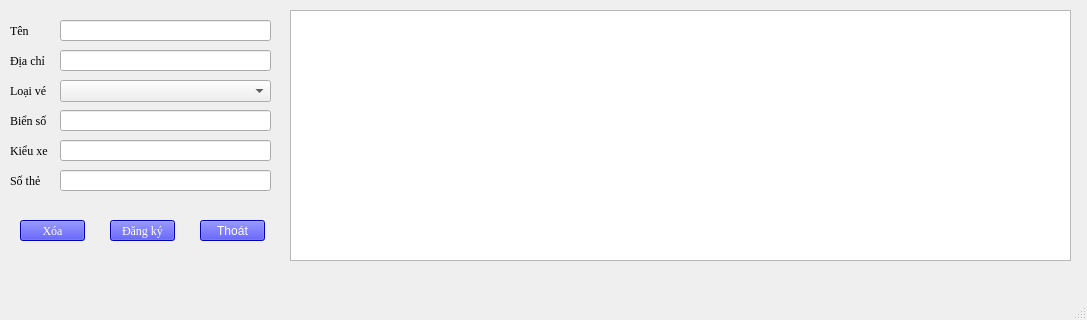
<?xml version="1.0" encoding="UTF-8"?>
<ui version="4.0">
 <class>form_sql_dangky</class>
 <widget class="QMainWindow" name="form_sql_dangky">
  <property name="geometry">
   <rect>
    <x>0</x>
    <y>0</y>
    <width>1087</width>
    <height>320</height>
   </rect>
  </property>
  <property name="font">
   <font>
    <family>Times New Roman</family>
   </font>
  </property>
  <property name="windowTitle">
   <string>Dữ liệu đăng ký</string>
  </property>
  <widget class="QWidget" name="centralwidget">
   <widget class="QPushButton" name="btn_sql_dangky_exit">
    <property name="geometry">
     <rect>
      <x>200</x>
      <y>220</y>
      <width>65</width>
      <height>21</height>
     </rect>
    </property>
    <property name="sizePolicy">
     <sizepolicy hsizetype="Preferred" vsizetype="Fixed">
      <horstretch>0</horstretch>
      <verstretch>0</verstretch>
     </sizepolicy>
    </property>
    <property name="font">
     <font>
      <family>MS Shell Dlg 2</family>
      <weight>50</weight>
      <bold>false</bold>
     </font>
    </property>
    <property name="styleSheet">
     <string notr="true">color: rgb(255, 255, 255);
background-color: rgb(0, 0, 255);</string>
    </property>
    <property name="text">
     <string>Thoát</string>
    </property>
   </widget>
   <widget class="QTableView" name="tableView">
    <property name="geometry">
     <rect>
      <x>290</x>
      <y>10</y>
      <width>781</width>
      <height>251</height>
     </rect>
    </property>
   </widget>
   <widget class="QLineEdit" name="data_dk_ten">
    <property name="geometry">
     <rect>
      <x>60</x>
      <y>20</y>
      <width>211</width>
      <height>21</height>
     </rect>
    </property>
   </widget>
   <widget class="QLineEdit" name="data_dk_diachi">
    <property name="geometry">
     <rect>
      <x>60</x>
      <y>50</y>
      <width>211</width>
      <height>21</height>
     </rect>
    </property>
   </widget>
   <widget class="QLabel" name="label_2">
    <property name="geometry">
     <rect>
      <x>10</x>
      <y>50</y>
      <width>47</width>
      <height>21</height>
     </rect>
    </property>
    <property name="text">
     <string>Địa chỉ</string>
    </property>
   </widget>
   <widget class="QLineEdit" name="data_dk_bks">
    <property name="geometry">
     <rect>
      <x>60</x>
      <y>110</y>
      <width>211</width>
      <height>21</height>
     </rect>
    </property>
   </widget>
   <widget class="QLineEdit" name="data_dk_kieuxe">
    <property name="geometry">
     <rect>
      <x>60</x>
      <y>140</y>
      <width>211</width>
      <height>21</height>
     </rect>
    </property>
   </widget>
   <widget class="QLineEdit" name="data_dk_sothe">
    <property name="geometry">
     <rect>
      <x>60</x>
      <y>170</y>
      <width>211</width>
      <height>21</height>
     </rect>
    </property>
   </widget>
   <widget class="QLabel" name="label_7">
    <property name="geometry">
     <rect>
      <x>10</x>
      <y>20</y>
      <width>47</width>
      <height>21</height>
     </rect>
    </property>
    <property name="text">
     <string>Tên</string>
    </property>
   </widget>
   <widget class="QLabel" name="label_3">
    <property name="geometry">
     <rect>
      <x>10</x>
      <y>170</y>
      <width>47</width>
      <height>21</height>
     </rect>
    </property>
    <property name="text">
     <string>Số thẻ</string>
    </property>
   </widget>
   <widget class="QLabel" name="label_4">
    <property name="geometry">
     <rect>
      <x>10</x>
      <y>140</y>
      <width>47</width>
      <height>21</height>
     </rect>
    </property>
    <property name="text">
     <string>Kiểu xe</string>
    </property>
   </widget>
   <widget class="QLabel" name="label_5">
    <property name="geometry">
     <rect>
      <x>10</x>
      <y>110</y>
      <width>47</width>
      <height>21</height>
     </rect>
    </property>
    <property name="text">
     <string>Biển số</string>
    </property>
   </widget>
   <widget class="QLabel" name="label_6">
    <property name="geometry">
     <rect>
      <x>10</x>
      <y>80</y>
      <width>47</width>
      <height>21</height>
     </rect>
    </property>
    <property name="text">
     <string>Loại vé</string>
    </property>
   </widget>
   <widget class="QPushButton" name="btn_sql_dangky_add">
    <property name="geometry">
     <rect>
      <x>110</x>
      <y>220</y>
      <width>65</width>
      <height>21</height>
     </rect>
    </property>
    <property name="sizePolicy">
     <sizepolicy hsizetype="Preferred" vsizetype="Fixed">
      <horstretch>0</horstretch>
      <verstretch>0</verstretch>
     </sizepolicy>
    </property>
    <property name="font">
     <font>
      <family>Times New Roman</family>
      <weight>50</weight>
      <bold>false</bold>
     </font>
    </property>
    <property name="styleSheet">
     <string notr="true">color: rgb(255, 255, 255);
background-color: rgb(0, 0, 255);</string>
    </property>
    <property name="text">
     <string>Đăng ký</string>
    </property>
   </widget>
   <widget class="QComboBox" name="cbb_type_regi">
    <property name="geometry">
     <rect>
      <x>60</x>
      <y>80</y>
      <width>211</width>
      <height>22</height>
     </rect>
    </property>
   </widget>
   <widget class="QPushButton" name="btn_sql_dangky_esare">
    <property name="geometry">
     <rect>
      <x>20</x>
      <y>220</y>
      <width>65</width>
      <height>21</height>
     </rect>
    </property>
    <property name="sizePolicy">
     <sizepolicy hsizetype="Preferred" vsizetype="Fixed">
      <horstretch>0</horstretch>
      <verstretch>0</verstretch>
     </sizepolicy>
    </property>
    <property name="font">
     <font>
      <family>Times New Roman</family>
      <weight>50</weight>
      <bold>false</bold>
     </font>
    </property>
    <property name="styleSheet">
     <string notr="true">color: rgb(255, 255, 255);
background-color: rgb(0, 0, 255);</string>
    </property>
    <property name="text">
     <string>Xóa</string>
    </property>
   </widget>
  </widget>
  <widget class="QMenuBar" name="menubar">
   <property name="geometry">
    <rect>
     <x>0</x>
     <y>0</y>
     <width>1087</width>
     <height>19</height>
    </rect>
   </property>
  </widget>
  <widget class="QStatusBar" name="statusbar"/>
 </widget>
 <resources/>
 <connections/>
</ui>
